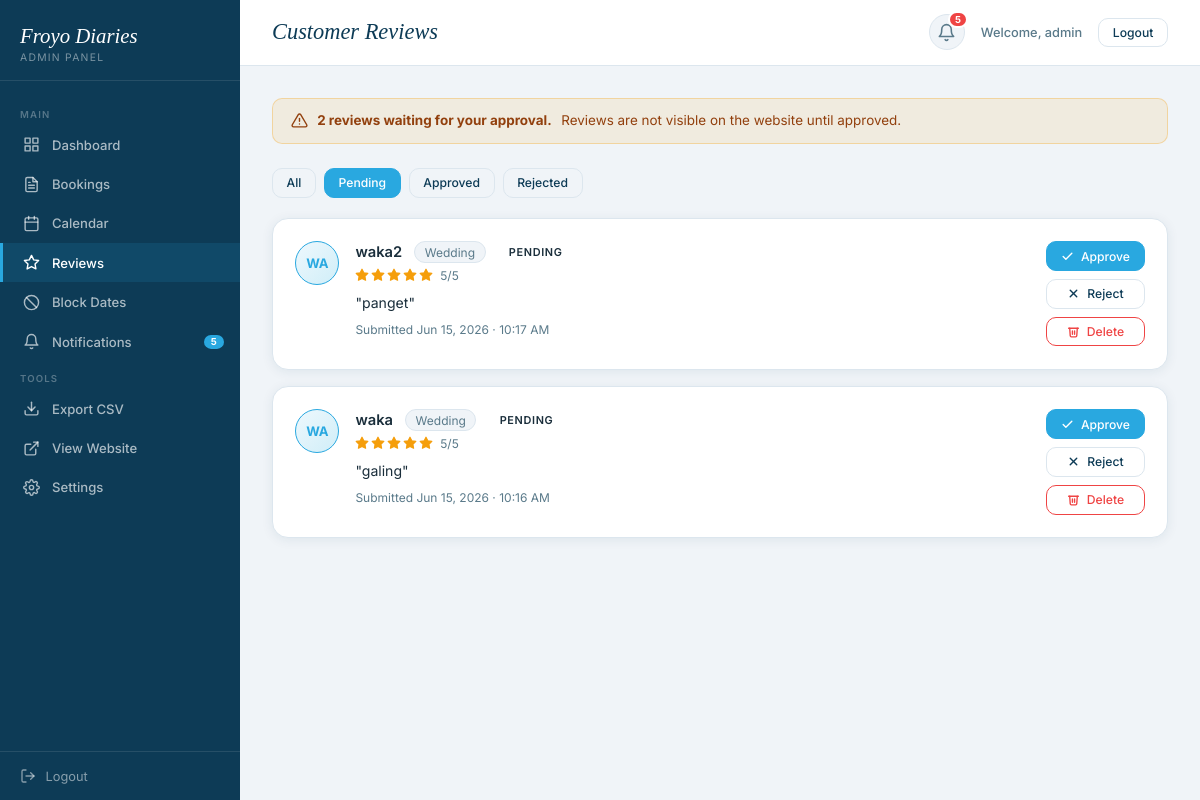
/dashboard/reviews/?status=pending (signed in), run on the app's committed database.
### landing/models.py (models this page shows, shortened)
class Review(models.Model):
    STATUS_CHOICES = [
        ('pending',  'Pending'),
        ('approved', 'Approved'),
        ('rejected', 'Rejected'),
    ]
    EVENT_CHOICES = [
        ('Wedding',        'Wedding'),
        ('Birthday Party', 'Birthday Party'),
        ('Debut',          'Debut'),
        ('Corporate Event','Corporate Event'),
        ('School Event',   'School Event'),
        ('Market / Pop-up','Market / Pop-up'),
        ('Other',          'Other'),
    ]
    name       = models.CharField(max_length=150)
    event_type = models.CharField(max_length=100, choices=EVENT_CHOICES, blank=True)
    rating     = models.PositiveSmallIntegerField(default=5)  # 1–5
    body       = models.TextField()
    status     = models.CharField(max_length=20, choices=STATUS_CHOICES, default='pending')
    created_at = models.DateTimeField(auto_now_add=True)
    class Meta:
        ordering = ['-created_at']
    @property
    def initials(self):
        parts = self.name.strip().split()
        if len(parts) >= 2:
            return (parts[0][0] + parts[-1][0]).upper()
        return self.name[:2].upper()

### landing/admin_views.py (the view, shortened to what this page needs)
# urls.py: path('dashboard/reviews/',           admin_views.reviews_list,        name='reviews_list'),
@login_required(login_url='/admin-login/')
def reviews_list(request):
    from .models import Review
    status = request.GET.get('status', '')
    qs = Review.objects.all()
    if status:
        qs = qs.filter(status=status)
    context = {
        'reviews': qs,
        'status_filter': status,
        'pending_count': Review.objects.filter(status='pending').count(),
    }
    return render(request, 'landing/admin/reviews.html', context)

### landing/templates/landing/admin/reviews.html (shortened to what this page needs)
{% extends "landing/admin/base_admin.html" %}
{% block page_title %}Customer Reviews{% endblock %}
{% block content %}
{% if pending_count %}
<div class="alert alert--warning" style="margin-bottom:1.5rem">
  <strong>{{ pending_count }} review{{ pending_count|pluralize }} waiting for your approval.</strong> Reviews are not visible on the website until approved.
</div>
{% endif %}
<div style="display:flex;gap:.5rem;margin-bottom:1.25rem;flex-wrap:wrap">
  <a href="{% url 'landing:reviews_list' %}" class="btn btn--sm {% if not status_filter %}btn--primary{% else %}btn--outline{% endif %}">All</a>
  <a href="?status=pending"  class="btn btn--sm {% if status_filter == 'pending'  %}btn--primary{% else %}btn--outline{% endif %}">Pending</a>
  <a href="?status=approved" class="btn btn--sm {% if status_filter == 'approved' %}btn--primary{% else %}btn--outline{% endif %}">Approved</a>
  <a href="?status=rejected" class="btn btn--sm {% if status_filter == 'rejected' %}btn--primary{% else %}btn--outline{% endif %}">Rejected</a>
</div>
{% if reviews %}
  <div style="display:flex;flex-direction:column;gap:1rem">
    {% for review in reviews %}
    <div class="card">
      <div class="card__body">
        <div style="display:flex;align-items:flex-start;justify-content:space-between;gap:1rem;flex-wrap:wrap">
          <div style="display:flex;align-items:flex-start;gap:1rem;flex:1;min-width:0">
            <div style="width:44px;height:44px;border-radius:50%;background:linear-gradient(135deg,#eef8fd,#d0eef8);border:1.5px solid var(--accent);display:flex;align-items:center;justify-content:center;font-size:.82rem;font-weight:700;color:var(--accent);flex-shrink:0">
              {{ review.initials }}
            </div>
            <div style="flex:1;min-width:0">
              <div style="display:flex;align-items:center;gap:.75rem;flex-wrap:wrap;margin-bottom:.3rem">
                <span style="font-weight:600;font-size:.92rem">{{ review.name }}</span>
                {% if review.event_type %}
                  <span style="font-size:.75rem;color:var(--text-light);background:var(--bg);border:1px solid var(--border);padding:.15rem .6rem;border-radius:100px">{{ review.event_type }}</span>
                {% endif %}
                <span class="badge badge--{{ review.status }}">{{ review.get_status_display }}</span>
              </div>
              <div style="display:flex;gap:2px;margin-bottom:.5rem">
                {% for i in "12345" %}
                  <svg width="14" height="14" viewBox="0 0 24 24" fill="{% if forloop.counter <= review.rating %}#f59e0b{% else %}none{% endif %}" stroke="#f59e0b" stroke-width="2" stroke-linecap="round" stroke-linejoin="round"><polygon points="12 2 15.09 8.26 22 9.27 17 14.14 18.18 21.02 12 17.77 5.82 21.02 7 14.14 2 9.27 8.91 8.26 12 2"/></svg>
                {% endfor %}
                <span style="font-size:.75rem;color:var(--text-light);margin-left:.3rem">{{ review.rating }}/5</span>
              </div>
              <p style="font-size:.88rem;color:var(--text);line-height:1.65">"{{ review.body }}"</p>
              <div style="font-size:.75rem;color:var(--text-light);margin-top:.5rem">Submitted {{ review.created_at|date:"M d, Y · g:i A" }}</div>
            </div>
          </div>
          <div style="display:flex;flex-direction:column;gap:.5rem;flex-shrink:0">
            {% if review.status != 'approved' %}
            <form method="POST" style="margin:0">
              <button type="submit" class="btn btn--primary btn--sm" style="width:100%">
                <svg width="13" height="13" viewBox="0 0 24 24" fill="none" stroke="currentColor" stroke-width="2.5" stroke-linecap="round" stroke-linejoin="round"><polyline points="20 6 9 17 4 12"/></svg>
                Approve
              </button>
            </form>
            {% endif %}
            {% if review.status != 'rejected' %}
            <form method="POST" style="margin:0">
              <button type="submit" class="btn btn--outline btn--sm" style="width:100%">
                <svg width="13" height="13" viewBox="0 0 24 24" fill="none" stroke="currentColor" stroke-width="2.5" stroke-linecap="round" stroke-linejoin="round"><line x1="18" y1="6" x2="6" y2="18"/><line x1="6" y1="6" x2="18" y2="18"/></svg>
                Reject
              </button>
            </form>
            {% endif %}
            <form method="POST" style="margin:0" onsubmit="return confirm('Delete this review permanently?')">
              <button type="submit" class="btn btn--danger btn--sm" style="width:100%">
                <svg width="13" height="13" viewBox="0 0 24 24" fill="none" stroke="currentColor" stroke-width="2.5" stroke-linecap="round" stroke-linejoin="round"><polyline points="3 6 5 6 21 6"/><path d="M19 6l-1 14a2 2 0 0 1-2 2H8a2 2 0 0 1-2-2L5 6"/><path d="M10 11v6"/><path d="M14 11v6"/></svg>
                Delete
              </button>
            </form>
          </div>
        </div>
      </div>
    </div>
    {% endfor %}
  </div>
{% endif %}
{% endblock %}

### landing/templates/landing/admin/base_admin.html (shortened to what this page needs)
{% load static %}
<!DOCTYPE html>
<html lang="en">
<head>
</head>
<body>
<div class="admin-layout">
<aside class="sidebar" id="sidebar">
  <div class="sidebar__brand">
    <div class="sidebar__brand-name">Froyo Diaries</div>
    <div class="sidebar__brand-sub">Admin Panel</div>
  </div>
  <nav class="sidebar__nav">
    <div class="nav-label">Main</div>
    <a href="{% url 'landing:dashboard' %}" class="{% if request.resolver_match.url_name == 'dashboard' %}active{% endif %}">
      <svg viewBox="0 0 24 24" fill="none" stroke="currentColor" stroke-width="2" stroke-linecap="round" stroke-linejoin="round"><rect x="3" y="3" width="7" height="7"/><rect x="14" y="3" width="7" height="7"/><rect x="14" y="14" width="7" height="7"/><rect x="3" y="14" width="7" height="7"/></svg>
      Dashboard
    </a>
    <a href="{% url 'landing:bookings_list' %}" class="{% if request.resolver_match.url_name == 'bookings_list' or request.resolver_match.url_name == 'booking_detail' %}active{% endif %}">
      Bookings
    </a>
    <a href="{% url 'landing:calendar_view' %}" class="{% if request.resolver_match.url_name == 'calendar_view' %}active{% endif %}">
      <svg viewBox="0 0 24 24" fill="none" stroke="currentColor" stroke-width="2" stroke-linecap="round" stroke-linejoin="round"><rect x="3" y="4" width="18" height="18" rx="2" ry="2"/><line x1="16" y1="2" x2="16" y2="6"/><line x1="8" y1="2" x2="8" y2="6"/><line x1="3" y1="10" x2="21" y2="10"/></svg>
      Calendar
    </a>
    <a href="{% url 'landing:reviews_list' %}" class="{% if request.resolver_match.url_name == 'reviews_list' %}active{% endif %}">
      <svg viewBox="0 0 24 24" fill="none" stroke="currentColor" stroke-width="2" stroke-linecap="round" stroke-linejoin="round"><polygon points="12 2 15.09 8.26 22 9.27 17 14.14 18.18 21.02 12 17.77 5.82 21.02 7 14.14 2 9.27 8.91 8.26 12 2"/></svg>
      Reviews
    </a>
    <a href="{% url 'landing:blocked_dates' %}" class="{% if request.resolver_match.url_name == 'blocked_dates' %}active{% endif %}">
      <svg viewBox="0 0 24 24" fill="none" stroke="currentColor" stroke-width="2" stroke-linecap="round" stroke-linejoin="round"><circle cx="12" cy="12" r="10"/><line x1="4.93" y1="4.93" x2="19.07" y2="19.07"/></svg>
      Block Dates
    </a>
    <a href="{% url 'landing:notifications_list' %}" class="{% if request.resolver_match.url_name == 'notifications_list' %}active{% endif %}" style="position:relative">
      <svg viewBox="0 0 24 24" fill="none" stroke="currentColor" stroke-width="2" stroke-linecap="round" stroke-linejoin="round"><path d="M18 8A6 6 0 0 0 6 8c0 7-3 9-3 9h18s-3-2-3-9"/><path d="M13.73 21a2 2 0 0 1-3.46 0"/></svg>
      Notifications
      <span class="sidebar-notif-badge" id="sidebarNotifBadge" style="display:none;position:absolute;right:1rem;top:50%;transform:translateY(-50%);background:var(--accent);color:#fff;font-size:.6rem;font-weight:700;padding:.1rem .45rem;border-radius:100px"></span>
    </a>
    <div class="nav-label">Tools</div>
    <a href="{% url 'landing:export_csv' %}">
      <svg viewBox="0 0 24 24" fill="none" stroke="currentColor" stroke-width="2" stroke-linecap="round" stroke-linejoin="round"><path d="M21 15v4a2 2 0 0 1-2 2H5a2 2 0 0 1-2-2v-4"/><polyline points="7 10 12 15 17 10"/><line x1="12" y1="15" x2="12" y2="3"/></svg>
      Export CSV
    </a>
    <a href="/" target="_blank">
      <svg viewBox="0 0 24 24" fill="none" stroke="currentColor" stroke-width="2" stroke-linecap="round" stroke-linejoin="round"><path d="M18 13v6a2 2 0 0 1-2 2H5a2 2 0 0 1-2-2V8a2 2 0 0 1 2-2h6"/><polyline points="15 3 21 3 21 9"/><line x1="10" y1="14" x2="21" y2="3"/></svg>
      View Website
    </a>
    <a href="{% url 'landing:account_settings' %}" class="{% if request.resolver_match.url_name == 'account_settings' %}active{% endif %}">
      Settings
    </a>
  </nav>
  <div class="sidebar__footer">
    <a href="{% url 'landing:admin_logout' %}">
      <svg width="16" height="16" viewBox="0 0 24 24" fill="none" stroke="currentColor" stroke-width="2" stroke-linecap="round" stroke-linejoin="round"><path d="M9 21H5a2 2 0 0 1-2-2V5a2 2 0 0 1 2-2h4"/><polyline points="16 17 21 12 16 7"/><line x1="21" y1="12" x2="9" y2="12"/></svg>
      Logout
    </a>
  </div>
</aside>
<div class="main">
  <div class="topbar">
    <div style="display:flex;align-items:center;gap:1rem">
      <span class="topbar__title">{% block page_title %}Dashboard{% endblock %}</span>
    </div>
    <div class="topbar__right">
      <a href="{% url 'landing:notifications_list' %}" class="notif-bell" id="notifBell" title="Notifications">
        <svg width="19" height="19" viewBox="0 0 24 24" fill="none" stroke="currentColor" stroke-width="2" stroke-linecap="round" stroke-linejoin="round"><path d="M18 8A6 6 0 0 0 6 8c0 7-3 9-3 9h18s-3-2-3-9"/><path d="M13.73 21a2 2 0 0 1-3.46 0"/></svg>
        <span class="notif-bell__badge" id="notifBadge" style="display:none">0</span>
      </a>
      <span class="topbar__user">Welcome, {{ request.user.username }}</span>
      <a href="{% url 'landing:admin_logout' %}" class="btn btn--outline btn--sm">Logout</a>
    </div>
  </div>
  <div class="page-body">
    {% block content %}{% endblock %}
  </div>
</div>
</div>
</html>

### landing/templates/landing/admin/base_admin.html (style rules this page uses)
*,*::before,*::after { box-sizing:border-box;margin:0;padding:0 }
:root { --dark:#0d3b56;--accent:#29a8e0;--accent-light:#7dd3f0; --bg:#f0f4f8;--white:#ffffff;--border:#dce6ee; --text:#1a2e3b;--text-light:#5a7a8a; --green:#22c55e;--amber:#f59e0b;--red:#ef4444;--blue:#3b82f6;--gray:#9ca3af; --radius:10px;--radius-lg:16px; --shadow:0 2px 12px rgba(13,59,86,.08);--shadow-md:0 4px 24px rgba(13,59,86,.13); --font-display:'Cormorant Garamond',serif;--font-body:'Inter',sans-serif; }
body { font-family:var(--font-body);background:var(--bg);color:var(--text);min-height:100vh;display:flex;flex-direction:column }
a { color:inherit;text-decoration:none }
button { font-family:var(--font-body);cursor:pointer }
.admin-layout { display:flex;min-height:100vh }
.sidebar { width:240px;background:var(--dark);display:flex;flex-direction:column;flex-shrink:0;position:fixed;top:0;left:0;height:100vh;z-index:100;transition:transform .3s ease }
.sidebar__brand { padding:1.5rem 1.25rem 1rem;border-bottom:1px solid rgba(255,255,255,.1) }
.sidebar__brand-name { font-family:var(--font-display);font-size:1.3rem;color:#fff;font-style:italic }
.sidebar__brand-sub { font-size:.65rem;letter-spacing:.12em;text-transform:uppercase;color:rgba(255,255,255,.45);margin-top:.2rem }
.sidebar__nav { flex:1;padding:1rem 0;overflow-y:auto }
.sidebar__nav a { display:flex;align-items:center;gap:.75rem;padding:.7rem 1.25rem;font-size:.82rem;font-weight:500;color:rgba(255,255,255,.65);border-left:3px solid transparent;transition:all .2s }
.sidebar__nav a.active { color:#fff;border-left-color:var(--accent);background:rgba(41,168,224,.12) }
.sidebar__nav a svg { flex-shrink:0;width:17px;height:17px }
.sidebar__nav .nav-label { font-size:.6rem;letter-spacing:.12em;text-transform:uppercase;color:rgba(255,255,255,.3);padding:.75rem 1.25rem .3rem;font-weight:600 }
.sidebar__footer { padding:1rem 1.25rem;border-top:1px solid rgba(255,255,255,.1) }
.sidebar__footer a { display:flex;align-items:center;gap:.6rem;font-size:.8rem;color:rgba(255,255,255,.5);transition:color .2s }
.main { margin-left:240px;flex:1;display:flex;flex-direction:column;min-width:0 }
.topbar { background:var(--white);border-bottom:1px solid var(--border);padding:.9rem 2rem;display:flex;align-items:center;justify-content:space-between;position:sticky;top:0;z-index:50;gap:1rem }
.topbar__title { font-family:var(--font-display);font-size:1.4rem;font-style:italic;color:var(--dark) }
.topbar__right { display:flex;align-items:center;gap:1rem }
.topbar__user { font-size:.8rem;color:var(--text-light);font-weight:500 }
.page-body { padding:2rem;flex:1 }
.card { background:var(--white);border:1px solid var(--border);border-radius:var(--radius-lg);box-shadow:var(--shadow) }
.card__body { padding:1.4rem }
.badge { display:inline-flex;align-items:center;gap:.3rem;font-size:.68rem;font-weight:600;letter-spacing:.06em;text-transform:uppercase;padding:.22rem .7rem;border-radius:100px;white-space:nowrap }
.btn { display:inline-flex;align-items:center;justify-content:center;gap:.45rem;padding:.6rem 1.2rem;border-radius:var(--radius);font-size:.82rem;font-weight:500;border:1.5px solid transparent;transition:all .2s;white-space:nowrap;cursor:pointer }
.btn--primary { background:var(--accent);color:#fff;border-color:var(--accent) }
.btn--outline { background:transparent;color:var(--dark);border-color:var(--border) }
.btn--danger { background:transparent;color:var(--red);border-color:var(--red) }
.btn--sm { padding:.4rem .85rem;font-size:.76rem }
.alert { padding:.85rem 1.1rem;border-radius:var(--radius);font-size:.84rem;margin-bottom:1rem;display:flex;align-items:flex-start;gap:.6rem }
.alert--warning { background:rgba(245,158,11,.1);border:1px solid rgba(245,158,11,.3);color:#92400e }
.notif-bell { position: relative; width: 36px; height: 36px; display: flex; align-items: center; justify-content: center; border-radius: 50%; background: var(--bg); border: 1.5px solid var(--border); color: var(--text-light); transition: all .2s; text-decoration: none; flex-shrink: 0; }
.notif-bell__badge { position: absolute; top: -4px; right: -4px; background: var(--red); color: #fff; font-size: .6rem; font-weight: 700; min-width: 17px; height: 17px; border-radius: 100px; display: flex; align-items: center; justify-content: center; padding: 0 .3rem; border: 2px solid #fff; }

### data on the page
Review: initials "WA", name "waka2", event_type "Wedding", status "PENDING", rating "5", body "panget", created_at "Jun 15, 2026 · 10:17 AM"
Review: initials "WA", name "waka", event_type "Wedding", status "PENDING", rating "5", body "galing", created_at "Jun 15, 2026 · 10:16 AM"

### other printed values
{{ request.user.username }} "admin"
{{ pending_count }} "2"
